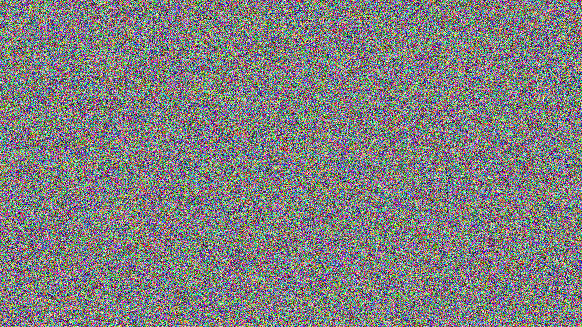
#> input picture General/XOR_challenge/lemur.png, 582 x 327 px, found by its file name
$ python LemurXOR.py
#> lines starting #> are read from the running program, lines starting #| are printed output that depends on the picture
#https://crypto.stackexchange.com/questions/88430/how-to-decrypt-two-images-encrypted-using-xor-with-the-same-key
#https://stackoverflow.com/questions/61304857/calculating-xor-of-the-two-images
#pip install image

from PIL import Image, ImageChops
im1 = Image.open('c:/Users/User/Github/cryptohack_python/General/XOR_challenge/lemur.png')
#> im1 is the input picture: PIL image 582x327 RGB; mean R, G, B 127.6, 127.3, 127.7
im2 = Image.open('c:/Users/User/Github/cryptohack_python/General/XOR_challenge/flag.png')
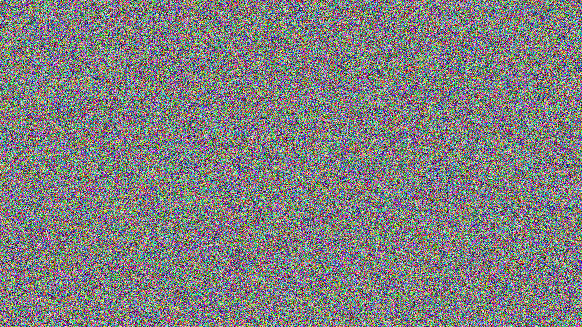
#> input picture General/XOR_challenge/flag.png, 582 x 327 px, found by its file name
#> im2 is the input picture: PIL image 582x327 RGB; mean R, G, B 127.6, 127.5, 127.6

im3 = ImageChops.add(ImageChops.subtract(im2, im1), ImageChops.subtract(im1, im2))
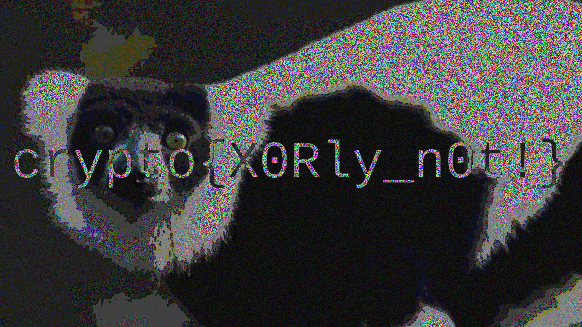
#> im3: PIL image 582x327 RGB; mean R, G, B 59.5, 59.5, 59.7
im3.show()
